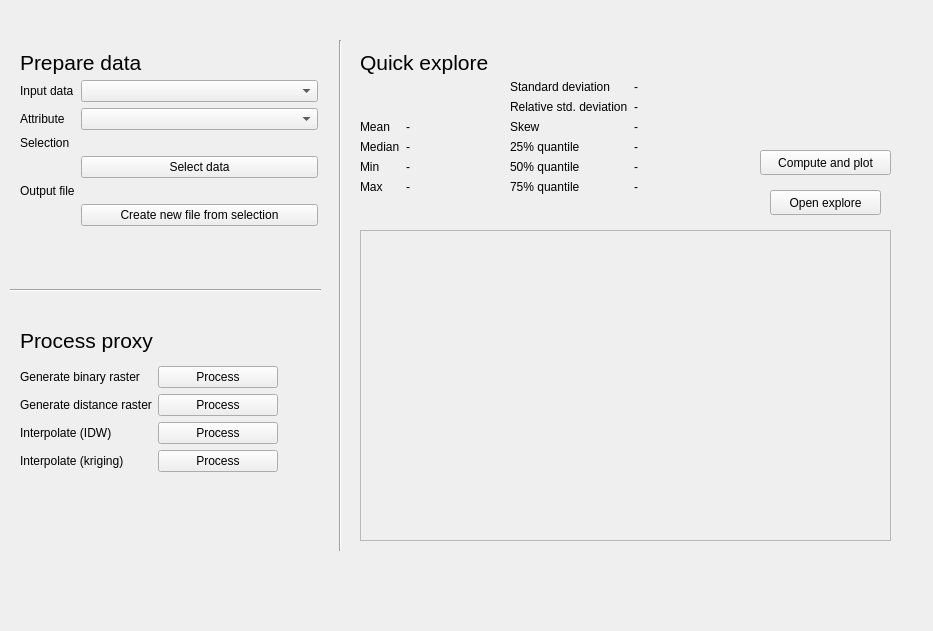
<?xml version="1.0" encoding="UTF-8"?>
<ui version="4.0">
 <class>WizardPage</class>
 <widget class="QWizardPage" name="WizardPage">
  <property name="geometry">
   <rect>
    <x>0</x>
    <y>0</y>
    <width>933</width>
    <height>631</height>
   </rect>
  </property>
  <property name="windowTitle">
   <string>WizardPage</string>
  </property>
  <widget class="QPushButton" name="open_explore_btn">
   <property name="geometry">
    <rect>
     <x>770</x>
     <y>190</y>
     <width>111</width>
     <height>25</height>
    </rect>
   </property>
   <property name="text">
    <string>Open explore</string>
   </property>
  </widget>
  <widget class="Line" name="line_2">
   <property name="geometry">
    <rect>
     <x>330</x>
     <y>40</y>
     <width>20</width>
     <height>511</height>
    </rect>
   </property>
   <property name="orientation">
    <enum>Qt::Vertical</enum>
   </property>
  </widget>
  <widget class="QFrame" name="plot_widget">
   <property name="geometry">
    <rect>
     <x>360</x>
     <y>230</y>
     <width>531</width>
     <height>311</height>
    </rect>
   </property>
   <property name="frameShape">
    <enum>QFrame::StyledPanel</enum>
   </property>
   <property name="frameShadow">
    <enum>QFrame::Raised</enum>
   </property>
  </widget>
  <widget class="QWidget" name="layoutWidget">
   <property name="geometry">
    <rect>
     <x>510</x>
     <y>80</y>
     <width>241</width>
     <height>134</height>
    </rect>
   </property>
   <layout class="QFormLayout" name="formLayout_4">
    <item row="0" column="0">
     <widget class="QLabel" name="label_18">
      <property name="text">
       <string>Standard deviation</string>
      </property>
     </widget>
    </item>
    <item row="0" column="1">
     <widget class="QLabel" name="standard_deviation_output">
      <property name="text">
       <string>-</string>
      </property>
     </widget>
    </item>
    <item row="1" column="0">
     <widget class="QLabel" name="label_19">
      <property name="text">
       <string>Relative std. deviation</string>
      </property>
     </widget>
    </item>
    <item row="1" column="1">
     <widget class="QLabel" name="relative_standard_deviation_output">
      <property name="text">
       <string>-</string>
      </property>
     </widget>
    </item>
    <item row="2" column="0">
     <widget class="QLabel" name="label_22">
      <property name="text">
       <string>Skew</string>
      </property>
     </widget>
    </item>
    <item row="2" column="1">
     <widget class="QLabel" name="skew_output">
      <property name="text">
       <string>-</string>
      </property>
     </widget>
    </item>
    <item row="3" column="0">
     <widget class="QLabel" name="labelx">
      <property name="text">
       <string>25% quantile</string>
      </property>
     </widget>
    </item>
    <item row="3" column="1">
     <widget class="QLabel" name="quantile_25_output">
      <property name="text">
       <string>-</string>
      </property>
     </widget>
    </item>
    <item row="4" column="0">
     <widget class="QLabel" name="labelxx">
      <property name="text">
       <string>50% quantile</string>
      </property>
     </widget>
    </item>
    <item row="5" column="0">
     <widget class="QLabel" name="labelxxx">
      <property name="text">
       <string>75% quantile</string>
      </property>
     </widget>
    </item>
    <item row="4" column="1">
     <widget class="QLabel" name="quantile_50_output">
      <property name="text">
       <string>-</string>
      </property>
     </widget>
    </item>
    <item row="5" column="1">
     <widget class="QLabel" name="quantile_75_output">
      <property name="text">
       <string>-</string>
      </property>
     </widget>
    </item>
   </layout>
  </widget>
  <widget class="QLabel" name="label_12">
   <property name="geometry">
    <rect>
     <x>360</x>
     <y>50</y>
     <width>141</width>
     <height>24</height>
    </rect>
   </property>
   <property name="font">
    <font>
     <pointsize>16</pointsize>
    </font>
   </property>
   <property name="text">
    <string>Quick explore</string>
   </property>
  </widget>
  <widget class="Line" name="line">
   <property name="geometry">
    <rect>
     <x>10</x>
     <y>280</y>
     <width>311</width>
     <height>20</height>
    </rect>
   </property>
   <property name="orientation">
    <enum>Qt::Horizontal</enum>
   </property>
  </widget>
  <widget class="QWidget" name="layoutWidget_2">
   <property name="geometry">
    <rect>
     <x>360</x>
     <y>120</y>
     <width>131</width>
     <height>90</height>
    </rect>
   </property>
   <layout class="QFormLayout" name="formLayout_2">
    <item row="0" column="0">
     <widget class="QLabel" name="label_10">
      <property name="text">
       <string>Mean</string>
      </property>
     </widget>
    </item>
    <item row="0" column="1">
     <widget class="QLabel" name="mean_output">
      <property name="text">
       <string>-</string>
      </property>
     </widget>
    </item>
    <item row="1" column="0">
     <widget class="QLabel" name="label_25">
      <property name="text">
       <string>Median</string>
      </property>
     </widget>
    </item>
    <item row="1" column="1">
     <widget class="QLabel" name="median_output">
      <property name="text">
       <string>-</string>
      </property>
     </widget>
    </item>
    <item row="2" column="0">
     <widget class="QLabel" name="label_14">
      <property name="text">
       <string>Min</string>
      </property>
     </widget>
    </item>
    <item row="2" column="1">
     <widget class="QLabel" name="min_output">
      <property name="text">
       <string>-</string>
      </property>
     </widget>
    </item>
    <item row="3" column="0">
     <widget class="QLabel" name="label_15">
      <property name="text">
       <string>Max</string>
      </property>
     </widget>
    </item>
    <item row="3" column="1">
     <widget class="QLabel" name="max_output">
      <property name="text">
       <string>-</string>
      </property>
     </widget>
    </item>
   </layout>
  </widget>
  <widget class="QPushButton" name="compute_and_plot_btn">
   <property name="geometry">
    <rect>
     <x>760</x>
     <y>150</y>
     <width>131</width>
     <height>25</height>
    </rect>
   </property>
   <property name="text">
    <string>Compute and plot</string>
   </property>
  </widget>
  <widget class="QWidget" name="layoutWidget_4">
   <property name="geometry">
    <rect>
     <x>20</x>
     <y>320</y>
     <width>258</width>
     <height>152</height>
    </rect>
   </property>
   <layout class="QVBoxLayout" name="verticalLayout_2">
    <item>
     <widget class="QLabel" name="label_9">
      <property name="font">
       <font>
        <pointsize>16</pointsize>
       </font>
      </property>
      <property name="text">
       <string>Process proxy</string>
      </property>
     </widget>
    </item>
    <item>
     <layout class="QFormLayout" name="formLayout">
      <item row="0" column="0">
       <widget class="QLabel" name="label_3">
        <property name="text">
         <string>Generate binary raster</string>
        </property>
       </widget>
      </item>
      <item row="0" column="1">
       <widget class="QPushButton" name="binary_raster_btn">
        <property name="text">
         <string>Process</string>
        </property>
       </widget>
      </item>
      <item row="1" column="0">
       <widget class="QLabel" name="label_4">
        <property name="text">
         <string>Generate distance raster</string>
        </property>
       </widget>
      </item>
      <item row="1" column="1">
       <widget class="QPushButton" name="distance_raster_btn">
        <property name="text">
         <string>Process</string>
        </property>
       </widget>
      </item>
      <item row="2" column="0">
       <widget class="QLabel" name="label_6">
        <property name="text">
         <string>Interpolate (IDW)</string>
        </property>
       </widget>
      </item>
      <item row="2" column="1">
       <widget class="QPushButton" name="idw_btn">
        <property name="text">
         <string>Process</string>
        </property>
       </widget>
      </item>
      <item row="3" column="0">
       <widget class="QLabel" name="label_7">
        <property name="text">
         <string>Interpolate (kriging)</string>
        </property>
       </widget>
      </item>
      <item row="3" column="1">
       <widget class="QPushButton" name="kriging_btn">
        <property name="text">
         <string>Process</string>
        </property>
       </widget>
      </item>
     </layout>
    </item>
   </layout>
  </widget>
  <widget class="QWidget" name="layoutWidget_3">
   <property name="geometry">
    <rect>
     <x>20</x>
     <y>80</y>
     <width>298</width>
     <height>182</height>
    </rect>
   </property>
   <layout class="QFormLayout" name="formLayout_3">
    <item row="0" column="0">
     <widget class="QLabel" name="label">
      <property name="text">
       <string>Input data</string>
      </property>
     </widget>
    </item>
    <item row="0" column="1">
     <widget class="QgsMapLayerComboBox" name="layer_selection"/>
    </item>
    <item row="1" column="0">
     <widget class="QLabel" name="label_2">
      <property name="text">
       <string>Attribute</string>
      </property>
     </widget>
    </item>
    <item row="1" column="1">
     <widget class="QgsFieldComboBox" name="attribute_selection"/>
    </item>
    <item row="2" column="0">
     <widget class="QLabel" name="label_5">
      <property name="text">
       <string>Selection</string>
      </property>
     </widget>
    </item>
    <item row="2" column="1">
     <widget class="QgsFieldExpressionWidget" name="field_expression"/>
    </item>
    <item row="4" column="1">
     <widget class="QgsFileWidget" name="output_file"/>
    </item>
    <item row="4" column="0">
     <widget class="QLabel" name="label_11">
      <property name="text">
       <string>Output file</string>
      </property>
     </widget>
    </item>
    <item row="5" column="1">
     <widget class="QPushButton" name="create_file_btn">
      <property name="text">
       <string>Create new file from selection</string>
      </property>
     </widget>
    </item>
    <item row="3" column="1">
     <widget class="QPushButton" name="select_data_btn">
      <property name="text">
       <string>Select data</string>
      </property>
     </widget>
    </item>
   </layout>
  </widget>
  <widget class="QLabel" name="label_8">
   <property name="geometry">
    <rect>
     <x>20</x>
     <y>50</y>
     <width>124</width>
     <height>24</height>
    </rect>
   </property>
   <property name="font">
    <font>
     <pointsize>16</pointsize>
    </font>
   </property>
   <property name="text">
    <string>Prepare data</string>
   </property>
  </widget>
 </widget>
 <customwidgets>
  <customwidget>
   <class>QgsFieldComboBox</class>
   <extends>QComboBox</extends>
   <header>qgsfieldcombobox.h</header>
  </customwidget>
  <customwidget>
   <class>QgsFieldExpressionWidget</class>
   <extends>QWidget</extends>
   <header>qgsfieldexpressionwidget.h</header>
  </customwidget>
  <customwidget>
   <class>QgsFileWidget</class>
   <extends>QWidget</extends>
   <header>qgsfilewidget.h</header>
  </customwidget>
  <customwidget>
   <class>QgsMapLayerComboBox</class>
   <extends>QComboBox</extends>
   <header>qgsmaplayercombobox.h</header>
  </customwidget>
 </customwidgets>
 <resources/>
 <connections/>
</ui>
